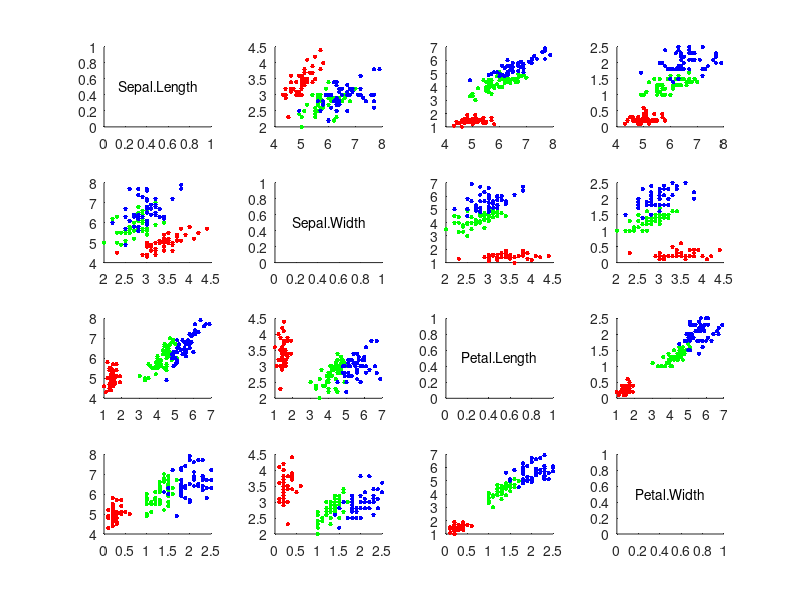

The MATLAB script that drew this image:
load fisheriris.mat

xIris = [ones(150,1) meas];
ySet = [ones(50,1);zeros(100,1)]; % Red
bSet = inv(xIris'*xIris)*xIris'*ySet; % optimal hyperplane
yVers = [zeros(50,1);ones(50,1);zeros(50,1)]; % Green
bVers = inv(xIris'*xIris)*xIris'*yVers;
yVirg = [zeros(100,1);ones(50,1)]; % Blue
bVirg = inv(xIris'*xIris)*xIris'*yVirg;

m1 = subplot(4,4,1);
xl = xlim(m1); 
xPos = xl(1) + diff(xl) / 2; 
yl = ylim(m1); 
yPos = yl(1) + diff(yl) / 2; 
m1t = text(xPos, yPos, sprintf( 'Sepal.Length'), 'Parent', m1);
set(m1t, 'HorizontalAlignment', 'center');
m12 = subplot(4,4,2); gscatter(meas(:,1), meas(:,2),species,'rgb','.',10, 'off');
m13 = subplot(4,4,3); gscatter(meas(:,1), meas(:,3),species,'rgb','.',10, 'off');
m14 = subplot(4,4,4); gscatter(meas(:,1), meas(:,4),species,'rgb','.',10, 'off');
m21 = subplot(4,4,5); gscatter(meas(:,2), meas(:,1),species,'rgb','.',10, 'off');
m2 = subplot(4,4,6);
m2t = text(xPos, yPos, sprintf( 'Sepal.Width'), 'Parent', m2);
set(m2t, 'HorizontalAlignment', 'center');
m23 = subplot(4,4,7); gscatter(meas(:,2), meas(:,3),species,'rgb','.',10, 'off');
m24 = subplot(4,4,8); gscatter(meas(:,2), meas(:,4),species,'rgb','.',10, 'off');
m31 = subplot(4,4,9); gscatter(meas(:,3), meas(:,1),species,'rgb','.',10, 'off');
m32 = subplot(4,4,10); gscatter(meas(:,3), meas(:,2),species,'rgb','.',10, 'off');
m3 = subplot(4,4,11);
m3t = text(xPos, yPos, sprintf( 'Petal.Length'), 'Parent', m3);
set(m3t, 'HorizontalAlignment', 'center');
m34 = subplot(4,4,12); gscatter(meas(:,3), meas(:,4),species,'rgb','.',10, 'off');
m41 = subplot(4,4,13); gscatter(meas(:,4), meas(:,1),species,'rgb','.',10, 'off');
m42 = subplot(4,4,14); gscatter(meas(:,4), meas(:,2),species,'rgb','.',10, 'off');
m43 = subplot(4,4,15); gscatter(meas(:,4), meas(:,3),species,'rgb','.',10, 'off');
m4 = subplot(4,4,16); 
m4t = text(xPos, yPos, sprintf( 'Petal.Width'), 'Parent', m4);
set(m4t, 'HorizontalAlignment', 'center');